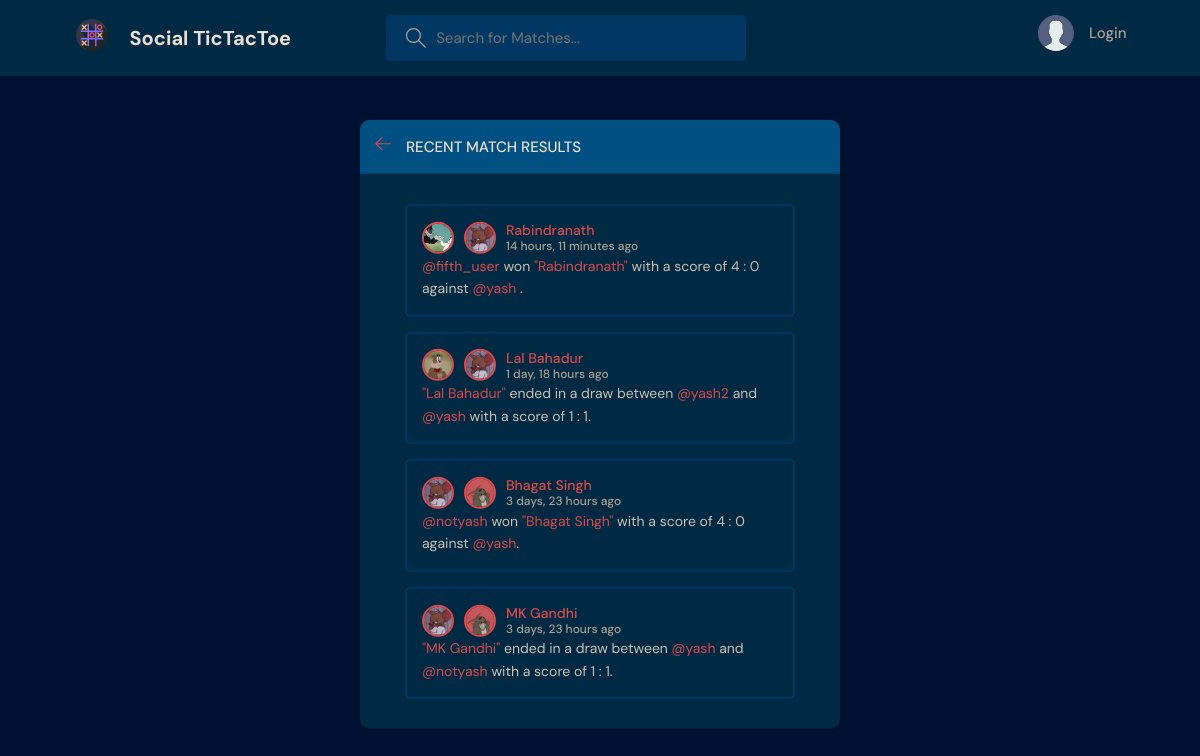
The page /activities/ on the database its author committed.
### base/models.py (models this page shows, shortened)
class Profile(models.Model):
    user = models.ForeignKey(User, on_delete=models.SET_NULL, null=True)
    full_name = models.CharField(max_length=40, blank=False)
    profile_picture = models.ImageField(null=True, default='avatar.svg')
    bio = models.CharField(max_length=400, null=True, default="I have nothing interesting to say yet...")
    wins = models.IntegerField(default=0)
    draws = models.IntegerField(default=0)
    losses = models.IntegerField(default=0)

class Results(models.Model):
    created = models.DateTimeField(auto_now_add=True)
    room = models.ForeignKey(Room, on_delete=models.SET_NULL, null=True)
    class Meta:
        ordering = ['-created']

class Room(models.Model):
    host = models.ForeignKey(User, on_delete=models.SET_NULL, null=True)
    name = models.CharField(max_length=40)
    best_of = models.IntegerField(choices=[(i, str(i)) for i in range(1,7)], default=1)
    challenger = models.ForeignKey(User, on_delete=models.SET_NULL, null=True, related_name='challenger', blank=True, default=None)
    overall = models.ForeignKey(User, on_delete=models.SET_NULL, null=True, related_name='overall', blank=True)
    done = models.BooleanField(default=False)
    viewers = models.ManyToManyField(User, related_name='viewers')
    anon_viewers = models.IntegerField(default=0)
    board_state = models.CharField(max_length=40, default=".........")
    host_score = models.IntegerField(default=0)
    challenger_score = models.IntegerField(default=0)
    updated = models.DateTimeField(auto_now=True)
    created = models.DateTimeField(auto_now_add=True)
    class Meta:
        ordering = ['-updated', '-created']

### base/views.py (the view)
# urls.py: path('activities/', views.activities_page, name='activities'),
def activities_page(request):
    results = Results.objects.all()
    profiles = Profile.objects.all()
    context = {'results':results, 'profiles':profiles}
    return render(request, 'base/activities.html', context)

### base/templates/base/activities.html
 {% extends './main.html' %}
 {% block content %}
 <main class="layout">
      <div class="container">
        <div class="layout__box">
          <div class="layout__boxHeader">
            <div class="layout__boxTitle">
              <a href="{% url 'home' %}">
                <svg version="1.1" xmlns="http://www.w3.org/2000/svg" width="32" height="32" viewBox="0 0 32 32">
                  <title>arrow-left</title>
                  <path
                    d="M13.723 2.286l-13.723 13.714 13.719 13.714 1.616-1.611-10.96-10.96h27.625v-2.286h-27.625l10.965-10.965-1.616-1.607z"
                  ></path>
                </svg>
              </a>
              <h3>Recent Match Results</h3>
            </div>
          </div>
          <div class="activities-page layout__body">
            {% for result in results %}
            <div class="activities__box">
              <div class="activities__boxHeader roomListRoom__header">
                <a href="{% url 'room' result.room.id %}" class="roomListRoom__author">
                  <div class="avatar avatar--small">
                    {% for profile in profiles %}
                    {% if result.room.host == profile.user %}
                    <img src="{{ profile.profile_picture.url }}" />
                    {% endif %}
                    {% endfor %}
                  </div>
                  <div class="avatar avatar--small">
                    {% for profile in profiles %}
                    {% if result.room.challenger == profile.user %}
                    <img src="{{ profile.profile_picture.url }}" />
                    {% endif %}
                    {% endfor %}
                  </div>
                  <p>
                    {{ result.room.name }}
                    <span>{{ result.created|timesince }} ago</span>
                  </p>
                </a>
              </div>
              <div class="activities__boxContent">
                {% if result.room.overall == None %}
                    <p><a href="{% url 'room' result.room.id %}">"{{ result.room.name }}"</a> ended in a draw
                        between <a href="{% url 'profile' result.room.host.id %}">@{{ result.room.host }}</a>
                        and <a href="{% url 'profile' result.room.challenger.id %}">@{{ result.room.challenger }}</a>
                        with a score of {{ result.room.host_score }} : {{ result.room.challenger_score }}.</p>
                {% else %}
                    <p><a href="{% url 'profile' result.room.overall.id %}">@{{ result.room.overall }}</a> won
                        <a href="{% url 'room' result.room.id %}">"{{ result.room.name }}"</a> with a score of
                        {% if result.room.overall == result.room.host %}{{ result.room.host_score }} : {{ result.room.challenger_score }}
                        against <a href="{% url 'profile' result.room.challenger.id %}">@{{ result.room.challenger }}</a>
                        {% else %}{{ result.room.challenger_score }} : {{ result.room.host_score }}
                        against <a href="{% url 'profile' result.room.host.id %}">@{{ result.room.host }}</a>{% endif %}.</p>
                {% endif %}
              </div>
            </div>
            {% endfor %}
          </div>
        </div>
      </div>
    </main>
{% endblock content %}

### static/styles/style.css (style rules this page uses)
:root { --color-main: #DF494A; --color-main-light: #DF797A; --color-dark: #002943; --color-dark-medium: #003863; --color-dark-light: #005083; --color-light: #EAE0D3; --color-gray: #aaa093; --color-light-gray: #CAC0B3; --color-bg: #001233; }
* { font-family: "DM Sans", -apple-system, BlinkMacSystemFont, "Segoe UI", Roboto, Oxygen, Ubuntu, Cantarell, "Open Sans", "Helvetica Neue", sans-serif; margin: 0; padding: 0; box-sizing: border-box; text-rendering: optimizeLegibility; font-size: inherit; }
html { font-size: 55%; }
@media only screen and (min-width: 1050px) { html { font-size: 62.5%; } }
body { line-height: 1.6; font-weight: 400; font-size: 1.5rem; color: var(--color-light-gray); background-color: var(--color-bg); min-height: 100vh; }
img { width: 100%; }
a { display: inline-block; color: var(--color-main); text-decoration: none; }
.container { max-width: 120rem; width: 90%; margin: auto; }
.avatar { position: relative; display: inline-block; border-radius: 50%; border: 2px solid var(--color-main); }
.avatar img { display: block; border-radius: 50%; object-fit: cover; object-position: center; }
.avatar.avatar--small img { width: 2.8rem; height: 2.8rem; }
.layout { margin-top: 2.4rem; }
.layout > .container { display: flex; justify-content: space-between; align-items: flex-start; }
.layout__box { width: 90%; max-width: 48rem; min-height: 40rem; position: absolute; top: 50%; left: 50%; transform: translate(-50%, -46%); background-color: var(--color-dark); border-radius: 1rem; box-shadow: 1px 1px 6px 3px rgba(0, 0, 0, 0.1); overflow: hidden; }
.layout__boxHeader { display: flex; padding: 1.5rem; background-color: var(--color-dark-light); }
.layout__boxTitle { display: flex; gap: 1.5rem; align-items: center; }
.layout__boxTitle h3 { text-transform: uppercase; font-weight: 500; color: var(--color-light); }
.layout__boxTitle svg { width: 1.6rem; height: 1.6rem; fill: var(--color-main); }
.layout__body { margin: 3rem; }
.roomListRoom__header { display: flex; justify-content: space-between; align-items: center; }
.roomListRoom__author { font-weight: 500; display: flex; align-items: center; gap: 1rem; }
.activities__box { margin: 1.5rem; padding: 1.5rem; border: 2px solid var(--color-dark-medium); border-radius: 5px; }
.activities__boxHeader p { font-size: 1.4rem; line-height: 1.3; }
.activities__boxHeader p span { color: var(--color-gray); font-size: 1.2rem; display: block; }
.activities__boxContent { font-size: 1.4rem; }

### rows shown on the page
Results: room.name "Rabindranath", created "14 hours, 11 minutes", room.overall "fifth_user", room.host_score "4", room.challenger_score "0", room.challenger "yash"
Profile: profile_picture (picture)
Profile: profile_picture (picture)
Results: room.name "Lal Bahadur", created "1 day, 18 hours", room.host "yash2", room.challenger "yash", room.host_score "1", room.challenger_score "1"
Profile: profile_picture (picture)
Results: room.name "Bhagat Singh", created "3 days, 23 hours", room.overall "notyash", room.challenger_score "4", room.host_score "0", room.host "yash"
Profile: profile_picture (picture)
Results: room.name "MK Gandhi", created "3 days, 23 hours", room.host "yash", room.challenger "notyash", room.host_score "1", room.challenger_score "1"
